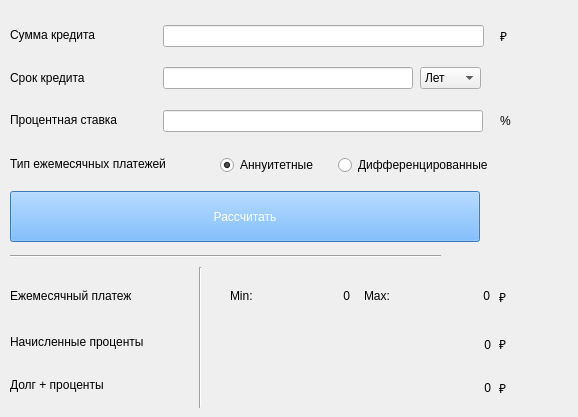
    <widget class="QWidget" name="Cred">
     <property name="styleSheet">
      <string notr="true">font: 10pt &quot;Segoe UI&quot;;</string>
     </property>
     <attribute name="title">
      <string> Кредитный калькулятор </string>
     </attribute>
     <widget class="QLineEdit" name="SummCredit">
      <property name="geometry">
       <rect>
        <x>163</x>
        <y>25</y>
        <width>321</width>
        <height>22</height>
       </rect>
      </property>
      <property name="alignment">
       <set>Qt::AlignRight|Qt::AlignTrailing|Qt::AlignVCenter</set>
      </property>
     </widget>
     <widget class="QLabel" name="Text4">
      <property name="geometry">
       <rect>
        <x>10</x>
        <y>24</y>
        <width>121</width>
        <height>21</height>
       </rect>
      </property>
      <property name="text">
       <string>Сумма кредита</string>
      </property>
     </widget>
     <widget class="QLabel" name="Text5">
      <property name="geometry">
       <rect>
        <x>10</x>
        <y>62</y>
        <width>211</width>
        <height>31</height>
       </rect>
      </property>
      <property name="text">
       <string>Срок кредита</string>
      </property>
     </widget>
     <widget class="QLineEdit" name="SrokCredita">
      <property name="geometry">
       <rect>
        <x>163</x>
        <y>67</y>
        <width>250</width>
        <height>22</height>
       </rect>
      </property>
      <property name="alignment">
       <set>Qt::AlignRight|Qt::AlignTrailing|Qt::AlignVCenter</set>
      </property>
     </widget>
     <widget class="QComboBox" name="Let_Mesyacev">
      <property name="geometry">
       <rect>
        <x>420</x>
        <y>67</y>
        <width>61</width>
        <height>22</height>
       </rect>
      </property>
      <item>
       <property name="text">
        <string>Лет</string>
       </property>
      </item>
      <item>
       <property name="text">
        <string>Месяцев</string>
       </property>
      </item>
     </widget>
     <widget class="QLabel" name="Text6">
      <property name="geometry">
       <rect>
        <x>10</x>
        <y>109</y>
        <width>181</width>
        <height>21</height>
       </rect>
      </property>
      <property name="text">
       <string>Процентная ставка</string>
      </property>
     </widget>
     <widget class="QLineEdit" name="StavkaProcent">
      <property name="geometry">
       <rect>
        <x>163</x>
        <y>110</y>
        <width>320</width>
        <height>22</height>
       </rect>
      </property>
      <property name="alignment">
       <set>Qt::AlignRight|Qt::AlignTrailing|Qt::AlignVCenter</set>
      </property>
     </widget>
     <widget class="QLabel" name="Text7">
      <property name="geometry">
       <rect>
        <x>10</x>
        <y>153</y>
        <width>211</width>
        <height>21</height>
       </rect>
      </property>
      <property name="text">
       <string>Тип ежемесячных платежей</string>
      </property>
     </widget>
     <widget class="QRadioButton" name="RButton_Annuitet">
      <property name="geometry">
       <rect>
        <x>220</x>
        <y>155</y>
        <width>191</width>
        <height>20</height>
       </rect>
      </property>
      <property name="text">
       <string>Аннуитетные</string>
      </property>
      <property name="checked">
       <bool>true</bool>
      </property>
     </widget>
     <widget class="QRadioButton" name="RButton_Different">
      <property name="geometry">
       <rect>
        <x>338</x>
        <y>155</y>
        <width>231</width>
        <height>20</height>
       </rect>
      </property>
      <property name="text">
       <string>Дифференцированные</string>
      </property>
     </widget>
     <widget class="QPushButton" name="Button_Count">
      <property name="geometry">
       <rect>
        <x>10</x>
        <y>191</y>
        <width>470</width>
        <height>51</height>
       </rect>
      </property>
      <property name="styleSheet">
       <string notr="true">background-color: rgb(85, 170, 255);
color: rgb(255, 255, 255);
font: 700 18pt &quot;Segoe UI&quot;;</string>
      </property>
      <property name="text">
       <string>Рассчитать</string>
      </property>
     </widget>
     <widget class="Line" name="Line_Hor">
      <property name="geometry">
       <rect>
        <x>10</x>
        <y>248</y>
        <width>431</width>
        <height>16</height>
       </rect>
      </property>
      <property name="orientation">
       <enum>Qt::Horizontal</enum>
      </property>
     </widget>
     <widget class="QLabel" name="Text8">
      <property name="geometry">
       <rect>
        <x>10</x>
        <y>285</y>
        <width>211</width>
        <height>21</height>
       </rect>
      </property>
      <property name="text">
       <string>Ежемесячный платеж</string>
      </property>
     </widget>
     <widget class="QLabel" name="Text9">
      <property name="geometry">
       <rect>
        <x>10</x>
        <y>331</y>
        <width>211</width>
        <height>21</height>
       </rect>
      </property>
      <property name="text">
       <string>Начисленные проценты</string>
      </property>
     </widget>
     <widget class="QLabel" name="Text1">
      <property name="geometry">
       <rect>
        <x>10</x>
        <y>374</y>
        <width>211</width>
        <height>21</height>
       </rect>
      </property>
      <property name="text">
       <string>Долг + проценты</string>
      </property>
     </widget>
     <widget class="QLabel" name="Text2">
      <property name="geometry">
       <rect>
        <x>500</x>
        <y>28</y>
        <width>16</width>
        <height>16</height>
       </rect>
      </property>
      <property name="text">
       <string>₽</string>
      </property>
     </widget>
     <widget class="QLabel" name="Label_MounthPayMin">
      <property name="geometry">
       <rect>
        <x>260</x>
        <y>278</y>
        <width>90</width>
        <height>36</height>
       </rect>
      </property>
      <property name="styleSheet">
       <string notr="true">QLabel {
	qproperty-alignment: 'AlignVCenter | AlignRight';
	border : 1px solid gray;
}

background-color : white;</string>
      </property>
      <property name="text">
       <string>0</string>
      </property>
      <property name="alignment">
       <set>Qt::AlignRight|Qt::AlignTrailing|Qt::AlignVCenter</set>
      </property>
      <property name="margin">
       <number>10</number>
      </property>
     </widget>
     <widget class="QLabel" name="Label_Percent">
      <property name="geometry">
       <rect>
        <x>230</x>
        <y>326</y>
        <width>261</width>
        <height>37</height>
       </rect>
      </property>
      <property name="styleSheet">
       <string notr="true">QLabel {
	qproperty-alignment: 'AlignVCenter | AlignRight';
	border : 1px solid gray;
}

background-color : white;</string>
      </property>
      <property name="text">
       <string>0</string>
      </property>
      <property name="alignment">
       <set>Qt::AlignRight|Qt::AlignTrailing|Qt::AlignVCenter</set>
      </property>
      <property name="margin">
       <number>10</number>
      </property>
     </widget>
     <widget class="QLabel" name="Label_TotalPay">
      <property name="geometry">
       <rect>
        <x>230</x>
        <y>370</y>
        <width>261</width>
        <height>36</height>
       </rect>
      </property>
      <property name="styleSheet">
       <string notr="true">QLabel {
	qproperty-alignment: 'AlignVCenter | AlignRight';
	border : 1px solid gray;
}

background-color : white;</string>
      </property>
      <property name="text">
       <string>0</string>
      </property>
      <property name="alignment">
       <set>Qt::AlignRight|Qt::AlignTrailing|Qt::AlignVCenter</set>
      </property>
      <property name="margin">
       <number>10</number>
      </property>
     </widget>
     <widget class="QLabel" name="Text3">
      <property name="geometry">
       <rect>
        <x>500</x>
        <y>113</y>
        <width>16</width>
        <height>16</height>
       </rect>
      </property>
      <property name="text">
       <string>%</string>
      </property>
     </widget>
     <widget class="QLabel" name="Text13">
      <property name="geometry">
       <rect>
        <x>230</x>
        <y>288</y>
        <width>49</width>
        <height>16</height>
       </rect>
      </property>
      <property name="text">
       <string>Min:</string>
      </property>
     </widget>
     <widget class="QLabel" name="Label_MounthPayMax">
      <property name="geometry">
       <rect>
        <x>400</x>
        <y>278</y>
        <width>90</width>
        <height>36</height>
       </rect>
      </property>
      <property name="styleSheet">
       <string notr="true">QLabel {
	qproperty-alignment: 'AlignVCenter | AlignRight';
	border : 1px solid gray;
}

background-color : white;</string>
      </property>
      <property name="text">
       <string>0</string>
      </property>
      <property name="alignment">
       <set>Qt::AlignRight|Qt::AlignTrailing|Qt::AlignVCenter</set>
      </property>
      <property name="margin">
       <number>10</number>
      </property>
     </widget>
     <widget class="QLabel" name="Text14">
      <property name="geometry">
       <rect>
        <x>364</x>
        <y>288</y>
        <width>49</width>
        <height>16</height>
       </rect>
      </property>
      <property name="text">
       <string>Max:</string>
      </property>
     </widget>
     <widget class="QLabel" name="Text10">
      <property name="geometry">
       <rect>
        <x>499</x>
        <y>289</y>
        <width>16</width>
        <height>16</height>
       </rect>
      </property>
      <property name="text">
       <string>₽</string>
      </property>
     </widget>
     <widget class="QLabel" name="Text11">
      <property name="geometry">
       <rect>
        <x>499</x>
        <y>336</y>
        <width>16</width>
        <height>16</height>
       </rect>
      </property>
      <property name="text">
       <string>₽</string>
      </property>
     </widget>
     <widget class="QLabel" name="Text12">
      <property name="geometry">
       <rect>
        <x>499</x>
        <y>380</y>
        <width>16</width>
        <height>16</height>
       </rect>
      </property>
      <property name="text">
       <string>₽</string>
      </property>
     </widget>
     <widget class="Line" name="Line_Vert">
      <property name="geometry">
       <rect>
        <x>190</x>
        <y>267</y>
        <width>20</width>
        <height>141</height>
       </rect>
      </property>
      <property name="orientation">
       <enum>Qt::Vertical</enum>
      </property>
     </widget>
    </widget>
